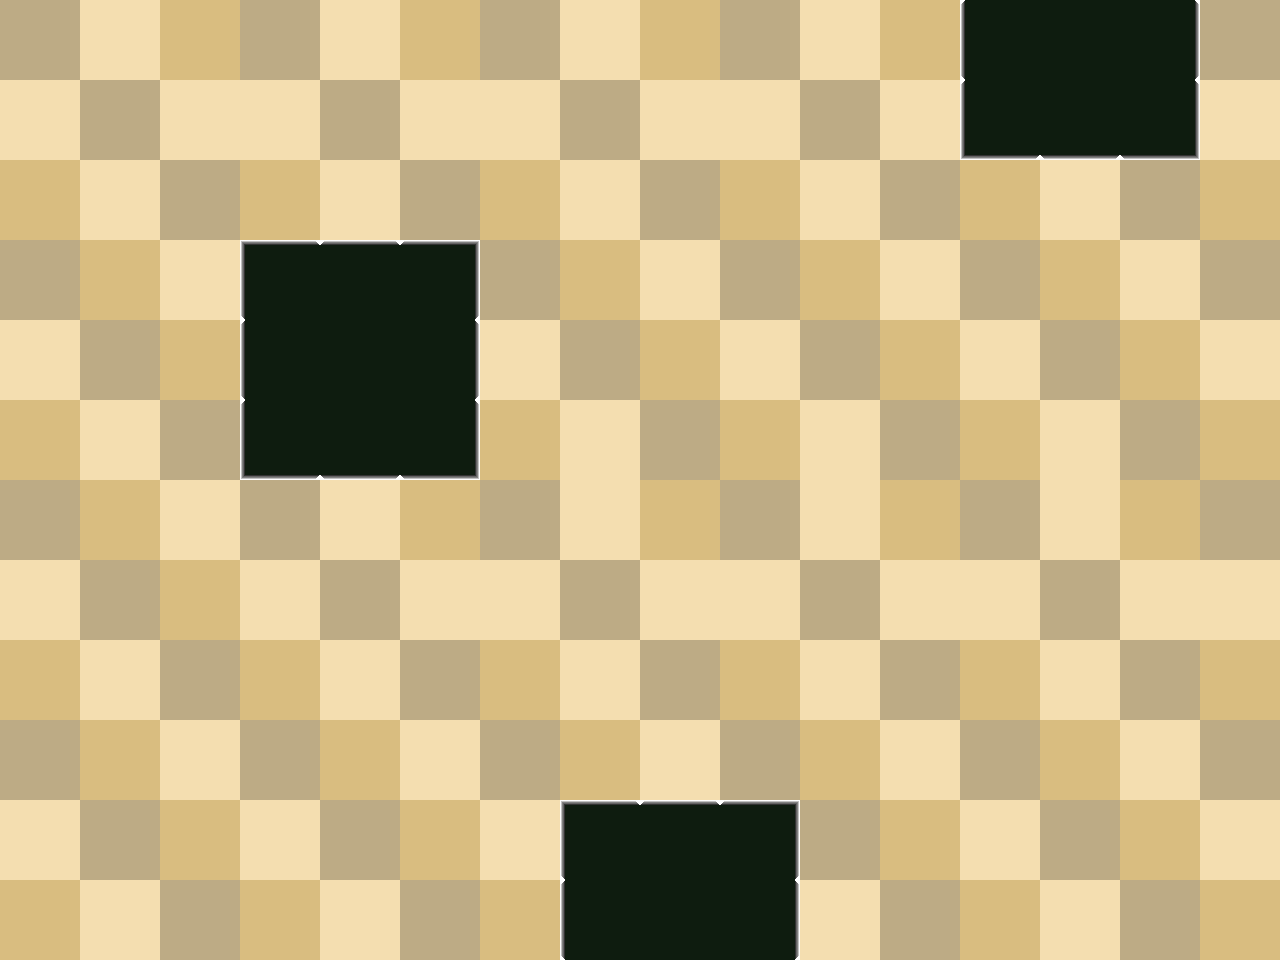

A level layout from a 2D game, rendered from its tile map. Below: a short description, then the map file with tile-grid data replaced by summaries:
An orthogonal 16x12 tile map with 80x80 px tiles, 1 tile layer (Tile Layer 1).

<map version="1.0" orientation="orthogonal" width="16" height="12" tilewidth="80" tileheight="80">
 <tileset firstgid="1" source="desert.tsx" />
 <layer name="Tile Layer 1" width="16" height="12">
  <data>[192 cells, 192 non-empty, 12 distinct tile ids]</data>
 </layer>
</map>